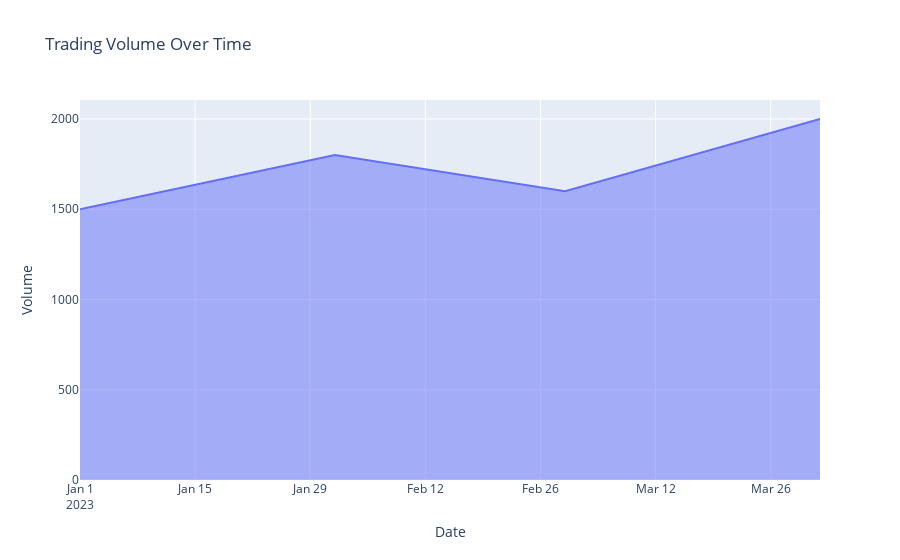
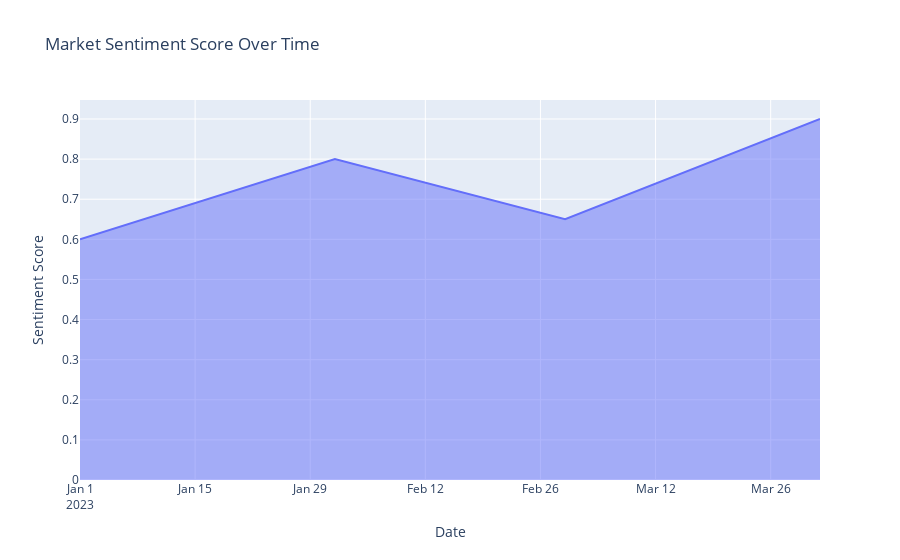

Notebook code cell kept with these figures, in order:
### Code cell
# Sample data: Date and trading volume
data = {
    'Date': pd.to_datetime(['2023-01-01', '2023-02-01', '2023-03-01', '2023-04-01']),
    'Trading Volume': [1500, 1800, 1600, 2000],
    'Market Sentiment Score': [0.6, 0.8, 0.65, 0.9]
}

df = pd.DataFrame(data)

# Creating an area chart for Trading Volume
fig_volume = px.area(df, x='Date', y='Trading Volume', title='Trading Volume Over Time',
                     labels={'Trading Volume': 'Volume'})
fig_volume.show()

# Creating an area chart for Market Sentiment Score
fig_sentiment = px.area(df, x='Date', y='Market Sentiment Score', title='Market Sentiment Score Over Time',
                        labels={'Market Sentiment Score': 'Sentiment Score'})
fig_sentiment.show()

### Figure 1 — Plotly figure (JSON) as saved in the notebook; plotly's stock layout.template omitted (floating-point values rounded to 4 significant figures)
{"data": [{"fillpattern": {"shape": ""}, "hovertemplate": "Date=%{x}<br>Volume=%{y}<extra></extra>", "legendgroup": "", "line": {"color": "#636efa"}, "marker": {"symbol": "circle"}, "mode": "lines", "name": "", "orientation": "v", "showlegend": false, "stackgroup": "1", "type": "scatter", "x": ["2023-01-01T00:00:00", "2023-02-01T00:00:00", "2023-03-01T00:00:00", "2023-04-01T00:00:00"], "xaxis": "x", "y": [1500, 1800, 1600, 2000], "yaxis": "y"}], "layout": {"legend": {"tracegroupgap": 0}, "title": {"text": "Trading Volume Over Time"}, "xaxis": {"anchor": "y", "domain": [0, 1], "title": {"text": "Date"}}, "yaxis": {"anchor": "x", "domain": [0, 1], "title": {"text": "Volume"}}}}

### Figure 2 — Plotly figure (JSON) as saved in the notebook; plotly's stock layout.template omitted (floating-point values rounded to 4 significant figures)
{"data": [{"fillpattern": {"shape": ""}, "hovertemplate": "Date=%{x}<br>Sentiment Score=%{y}<extra></extra>", "legendgroup": "", "line": {"color": "#636efa"}, "marker": {"symbol": "circle"}, "mode": "lines", "name": "", "orientation": "v", "showlegend": false, "stackgroup": "1", "type": "scatter", "x": ["2023-01-01T00:00:00", "2023-02-01T00:00:00", "2023-03-01T00:00:00", "2023-04-01T00:00:00"], "xaxis": "x", "y": [0.6, 0.8, 0.65, 0.9], "yaxis": "y"}], "layout": {"legend": {"tracegroupgap": 0}, "title": {"text": "Market Sentiment Score Over Time"}, "xaxis": {"anchor": "y", "domain": [0, 1], "title": {"text": "Date"}}, "yaxis": {"anchor": "x", "domain": [0, 1], "title": {"text": "Sentiment Score"}}}}
